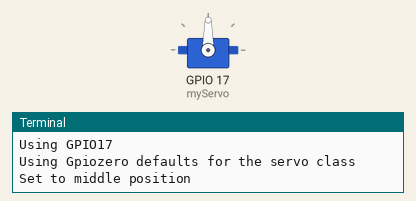
This program was run on a simulated Raspberry Pi (BCM pin numbers). Shown: servo, the last lines printed to the terminal. Servo angles are drawn from the pulse width (0.5 ms = 0°, 2.5 ms = 180°).

Above: at 0.05 s.
At 9.95 s:
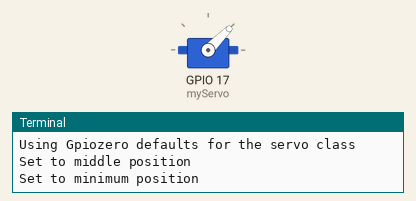
At 19.95 s:
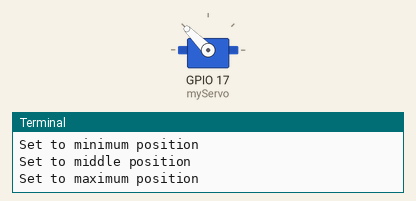
Timing chart, 0 to 26.0 s (numbered marks = the images above):
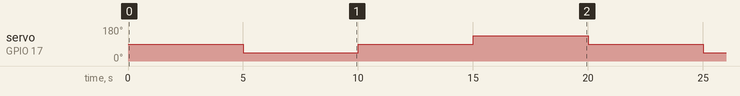

The program:

servo1.py
```python
#!/usr/bin/python
#--------------------------------------
#    ___  ___  _ ____
#   / _ \/ _ \(_) __/__  __ __
#  / , _/ ___/ /\ \/ _ \/ // /
# /_/|_/_/  /_/___/ .__/\_, /
#                /_/   /___/
#
#           servo1.py
#  Basic example script to control a servo
#  connected to GPIO17 using the Gpiozero library.
#
# Use CTRL-C to break out of While loop.
#
# Author : Matt Hawkins
# Date   : 01/01/2018
#
# https://www.raspberrypi-spy.co.uk/tag/servo/
#
#--------------------------------------
from gpiozero import Servo
from time import sleep

myGPIO=17

myServo = Servo(myGPIO)

print("Using GPIO17")
print("Using Gpiozero defaults for the servo class")

while True:
  myServo.mid()
  print("Set to middle position")
  sleep(5)
  myServo.min()
  print("Set to minimum position")
  sleep(5)
  myServo.mid()
  print("Set to middle position")
  sleep(5)
  myServo.max()
  print("Set to maximum position")
  sleep(5)
```

Measured:
- by itself, servo on GPIO 17 (myServo): repeats every 20.0 s: 90° 5.0 s, 135° 5.0 s, 90° 5.0 s, 45° 5.0 s
